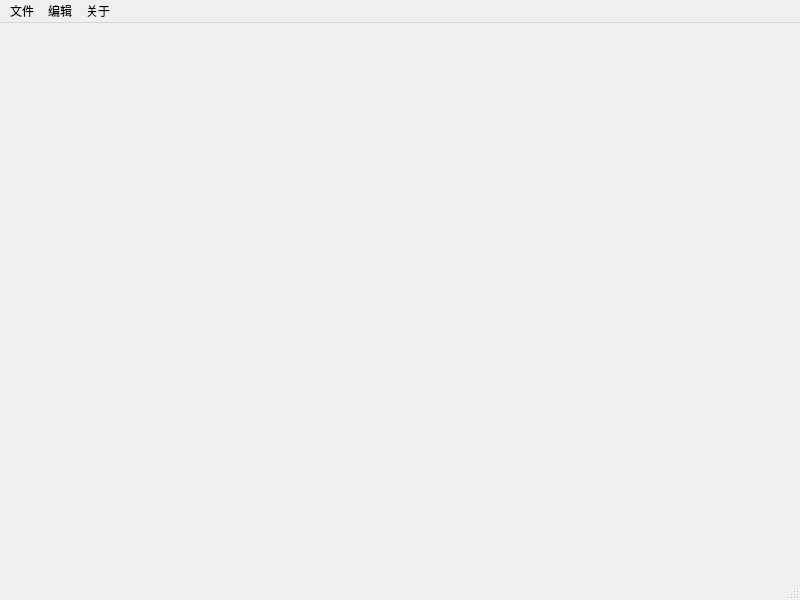
<?xml version="1.0" encoding="UTF-8"?>
<ui version="4.0">
 <class>MainWindow</class>
 <widget class="QMainWindow" name="MainWindow">
  <property name="geometry">
   <rect>
    <x>0</x>
    <y>0</y>
    <width>800</width>
    <height>600</height>
   </rect>
  </property>
  <property name="windowTitle">
   <string>Notepad</string>
  </property>
  <property name="windowIcon">
   <iconset resource="images.qrc">
    <normaloff>:/images/resource/pencil.png</normaloff>:/images/resource/pencil.png</iconset>
  </property>
  <widget class="QWidget" name="centralwidget"/>
  <widget class="QMenuBar" name="menubar">
   <property name="geometry">
    <rect>
     <x>0</x>
     <y>0</y>
     <width>800</width>
     <height>19</height>
    </rect>
   </property>
   <widget class="QMenu" name="menuNotepad">
    <property name="title">
     <string>文件</string>
    </property>
    <addaction name="newFile"/>
    <addaction name="openFile"/>
    <addaction name="separator"/>
    <addaction name="saveFile"/>
    <addaction name="saveAs"/>
    <addaction name="separator"/>
    <addaction name="print"/>
    <addaction name="separator"/>
    <addaction name="exit"/>
   </widget>
   <widget class="QMenu" name="menu">
    <property name="title">
     <string>编辑</string>
    </property>
    <addaction name="copy"/>
    <addaction name="paste"/>
    <addaction name="cut"/>
    <addaction name="separator"/>
    <addaction name="bolder"/>
    <addaction name="italic"/>
    <addaction name="underline"/>
    <addaction name="separator"/>
    <addaction name="font"/>
   </widget>
   <widget class="QMenu" name="menu_2">
    <property name="title">
     <string>关于</string>
    </property>
    <addaction name="about"/>
   </widget>
   <addaction name="menuNotepad"/>
   <addaction name="menu"/>
   <addaction name="menu_2"/>
  </widget>
  <widget class="QStatusBar" name="statusbar"/>
  <action name="newFile">
   <property name="icon">
    <iconset resource="images.qrc">
     <normaloff>:/images/resource/new.png</normaloff>:/images/resource/new.png</iconset>
   </property>
   <property name="text">
    <string>新建文件</string>
   </property>
   <property name="shortcut">
    <string>Ctrl+N</string>
   </property>
   <property name="menuRole">
    <enum>QAction::NoRole</enum>
   </property>
  </action>
  <action name="openFile">
   <property name="icon">
    <iconset resource="images.qrc">
     <normaloff>:/images/resource/open.png</normaloff>:/images/resource/open.png</iconset>
   </property>
   <property name="text">
    <string>打开文件</string>
   </property>
   <property name="shortcut">
    <string>Ctrl+O</string>
   </property>
   <property name="menuRole">
    <enum>QAction::NoRole</enum>
   </property>
  </action>
  <action name="saveFile">
   <property name="icon">
    <iconset resource="images.qrc">
     <normaloff>:/images/resource/save.png</normaloff>:/images/resource/save.png</iconset>
   </property>
   <property name="text">
    <string>保存文件</string>
   </property>
   <property name="shortcut">
    <string>Ctrl+S</string>
   </property>
   <property name="menuRole">
    <enum>QAction::NoRole</enum>
   </property>
  </action>
  <action name="saveAs">
   <property name="icon">
    <iconset resource="images.qrc">
     <normaloff>:/images/resource/save_as.png</normaloff>:/images/resource/save_as.png</iconset>
   </property>
   <property name="text">
    <string>另存为</string>
   </property>
   <property name="shortcut">
    <string>Ctrl+Shift+S</string>
   </property>
   <property name="menuRole">
    <enum>QAction::NoRole</enum>
   </property>
  </action>
  <action name="paste">
   <property name="icon">
    <iconset resource="images.qrc">
     <normaloff>:/images/resource/paste.png</normaloff>:/images/resource/paste.png</iconset>
   </property>
   <property name="text">
    <string>粘贴</string>
   </property>
   <property name="shortcut">
    <string>Ctrl+V</string>
   </property>
   <property name="menuRole">
    <enum>QAction::NoRole</enum>
   </property>
  </action>
  <action name="cut">
   <property name="icon">
    <iconset resource="images.qrc">
     <normaloff>:/images/resource/cut.png</normaloff>:/images/resource/cut.png</iconset>
   </property>
   <property name="text">
    <string>剪切</string>
   </property>
   <property name="shortcut">
    <string>Ctrl+X</string>
   </property>
   <property name="menuRole">
    <enum>QAction::NoRole</enum>
   </property>
  </action>
  <action name="copy">
   <property name="icon">
    <iconset resource="images.qrc">
     <normaloff>:/images/resource/copy.png</normaloff>:/images/resource/copy.png</iconset>
   </property>
   <property name="text">
    <string>复制</string>
   </property>
   <property name="shortcut">
    <string>Ctrl+C</string>
   </property>
   <property name="menuRole">
    <enum>QAction::NoRole</enum>
   </property>
  </action>
  <action name="bolder">
   <property name="checkable">
    <bool>true</bool>
   </property>
   <property name="icon">
    <iconset resource="images.qrc">
     <normaloff>:/images/resource/bold.png</normaloff>:/images/resource/bold.png</iconset>
   </property>
   <property name="text">
    <string>加粗</string>
   </property>
   <property name="shortcut">
    <string>Ctrl+B</string>
   </property>
   <property name="menuRole">
    <enum>QAction::NoRole</enum>
   </property>
  </action>
  <action name="italic">
   <property name="checkable">
    <bool>true</bool>
   </property>
   <property name="icon">
    <iconset resource="images.qrc">
     <normaloff>:/images/resource/italic.png</normaloff>:/images/resource/italic.png</iconset>
   </property>
   <property name="text">
    <string>斜体</string>
   </property>
   <property name="shortcut">
    <string>Ctrl+I</string>
   </property>
   <property name="menuRole">
    <enum>QAction::NoRole</enum>
   </property>
  </action>
  <action name="underline">
   <property name="checkable">
    <bool>true</bool>
   </property>
   <property name="icon">
    <iconset resource="images.qrc">
     <normaloff>:/images/resource/underline.png</normaloff>:/images/resource/underline.png</iconset>
   </property>
   <property name="text">
    <string>下划线</string>
   </property>
   <property name="shortcut">
    <string>Ctrl+U</string>
   </property>
   <property name="menuRole">
    <enum>QAction::NoRole</enum>
   </property>
  </action>
  <action name="font">
   <property name="checkable">
    <bool>true</bool>
   </property>
   <property name="icon">
    <iconset resource="images.qrc">
     <normaloff>:/images/resource/font.png</normaloff>:/images/resource/font.png</iconset>
   </property>
   <property name="text">
    <string>字体</string>
   </property>
   <property name="shortcut">
    <string>Ctrl+Shift+F</string>
   </property>
   <property name="menuRole">
    <enum>QAction::NoRole</enum>
   </property>
  </action>
  <action name="about">
   <property name="checkable">
    <bool>true</bool>
   </property>
   <property name="icon">
    <iconset resource="images.qrc">
     <normaloff>:/images/resource/info.png</normaloff>:/images/resource/info.png</iconset>
   </property>
   <property name="text">
    <string>关于</string>
   </property>
   <property name="shortcut">
    <string>Ctrl+Shift+I</string>
   </property>
   <property name="menuRole">
    <enum>QAction::NoRole</enum>
   </property>
  </action>
  <action name="undo">
   <property name="icon">
    <iconset resource="images.qrc">
     <normaloff>:/images/resource/edit_undo.png</normaloff>:/images/resource/edit_undo.png</iconset>
   </property>
   <property name="text">
    <string>撤回</string>
   </property>
   <property name="shortcut">
    <string>Ctrl+Z</string>
   </property>
   <property name="menuRole">
    <enum>QAction::NoRole</enum>
   </property>
  </action>
  <action name="redo">
   <property name="icon">
    <iconset resource="images.qrc">
     <normaloff>:/images/resource/edit_redo.png</normaloff>:/images/resource/edit_redo.png</iconset>
   </property>
   <property name="text">
    <string>取消撤回</string>
   </property>
   <property name="menuRole">
    <enum>QAction::NoRole</enum>
   </property>
  </action>
  <action name="exit">
   <property name="icon">
    <iconset resource="images.qrc">
     <normaloff>:/images/resource/exit.png</normaloff>:/images/resource/exit.png</iconset>
   </property>
   <property name="text">
    <string>退出</string>
   </property>
   <property name="menuRole">
    <enum>QAction::NoRole</enum>
   </property>
  </action>
  <action name="print">
   <property name="icon">
    <iconset resource="images.qrc">
     <normaloff>:/images/resource/print.png</normaloff>:/images/resource/print.png</iconset>
   </property>
   <property name="text">
    <string>打印</string>
   </property>
   <property name="menuRole">
    <enum>QAction::NoRole</enum>
   </property>
  </action>
 </widget>
 <resources>
  <include location="images.qrc"/>
 </resources>
 <connections/>
</ui>
